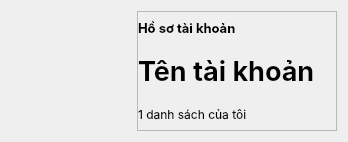
        <widget class="QWidget" name="headerframe" native="true">
         <property name="sizePolicy">
          <sizepolicy hsizetype="Preferred" vsizetype="Fixed">
           <horstretch>0</horstretch>
           <verstretch>0</verstretch>
          </sizepolicy>
         </property>
         <property name="minimumSize">
          <size>
           <width>0</width>
           <height>40</height>
          </size>
         </property>
         <property name="maximumSize">
          <size>
           <width>364</width>
           <height>200</height>
          </size>
         </property>
         <property name="font">
          <font>
           <family>Inter</family>
          </font>
         </property>
         <layout class="QVBoxLayout" name="verticalLayout_6">
          <item>
           <layout class="QHBoxLayout" name="horizontalLayout_2">
            <item>
             <widget class="QLabel" name="label">
              <property name="minimumSize">
               <size>
                <width>120</width>
                <height>120</height>
               </size>
              </property>
              <property name="maximumSize">
               <size>
                <width>120</width>
                <height>120</height>
               </size>
              </property>
              <property name="font">
               <font>
                <family>Inter</family>
               </font>
              </property>
              <property name="text">
               <string/>
              </property>
              <property name="pixmap">
               <pixmap>resources.qrc/ellipse.svg</pixmap>
              </property>
              <property name="scaledContents">
               <bool>true</bool>
              </property>
             </widget>
            </item>
            <item>
             <widget class="QFrame" name="frame_5">
              <property name="minimumSize">
               <size>
                <width>200</width>
                <height>120</height>
               </size>
              </property>
              <property name="maximumSize">
               <size>
                <width>200</width>
                <height>120</height>
               </size>
              </property>
              <property name="frameShape">
               <enum>QFrame::StyledPanel</enum>
              </property>
              <property name="frameShadow">
               <enum>QFrame::Raised</enum>
              </property>
              <layout class="QVBoxLayout" name="verticalLayout_4">
               <property name="spacing">
                <number>10</number>
               </property>
               <property name="leftMargin">
                <number>0</number>
               </property>
               <property name="topMargin">
                <number>0</number>
               </property>
               <property name="rightMargin">
                <number>0</number>
               </property>
               <property name="bottomMargin">
                <number>0</number>
               </property>
               <item>
                <widget class="QLabel" name="label_14">
                 <property name="font">
                  <font>
                   <family>Inter</family>
                   <pointsize>10</pointsize>
                   <weight>75</weight>
                   <bold>true</bold>
                  </font>
                 </property>
                 <property name="text">
                  <string>Hồ sơ tài khoản</string>
                 </property>
                </widget>
               </item>
               <item>
                <widget class="QLabel" name="username">
                 <property name="minimumSize">
                  <size>
                   <width>0</width>
                   <height>0</height>
                  </size>
                 </property>
                 <property name="font">
                  <font>
                   <family>Inter</family>
                   <pointsize>20</pointsize>
                   <weight>75</weight>
                   <bold>true</bold>
                  </font>
                 </property>
                 <property name="text">
                  <string>Tên tài khoản</string>
                 </property>
                </widget>
               </item>
               <item>
                <widget class="QLabel" name="label_16">
                 <property name="font">
                  <font>
                   <family>Inter</family>
                  </font>
                 </property>
                 <property name="text">
                  <string>1 danh sách của tôi</string>
                 </property>
                </widget>
               </item>
              </layout>
             </widget>
            </item>
           </layout>
          </item>
         </layout>
        </widget>
